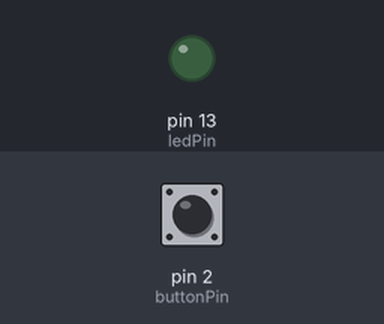
Recording of a sketch running on a simulated Arduino Uno, built with avr-gcc and run on an emulated ATmega328P. Parts: output pins drawn as LEDs (lit = HIGH). The test bench sets the inputs (shaded band); at power-on: pin 2 (buttonPin) HIGH. What the sketch prints to the serial monitor is not drawn.

Above: at 1.2 s.
1.3 s: pin 2 (buttonPin) pulled LOW for 0.15 s
At 2.1 s:
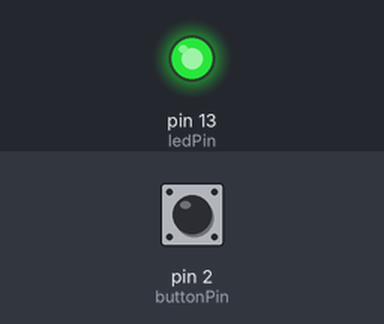
2.9 s: pin 2 (buttonPin) pulled LOW for 1 s
At 3.4 s:
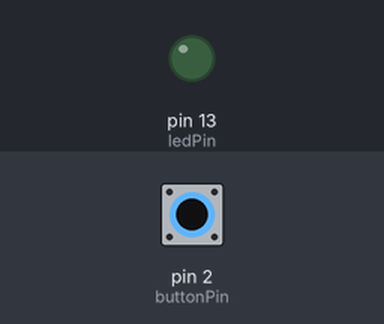
5.4 s: pin 2 (buttonPin) pulled LOW for 3.2 s
At 6.4 s:
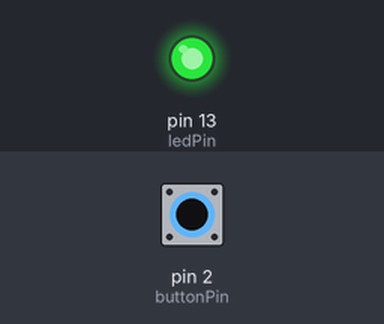
Timing chart, 0 to 8.4 s (numbered marks = the images above; inputs shaded):
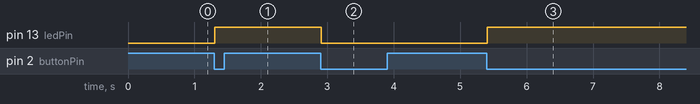

Measured:
- after the input at 1.3 s, pin 13 (ledPin): LOW → HIGH at once
- after the input at 2.9 s, pin 13 (ledPin): HIGH → LOW at once
- after the input at 5.4 s, pin 13 (ledPin): LOW → HIGH at once

The sketch:

sketch.ino
```cpp
/** Trabajo de Sofia Abdallah y Nora Flores
12 de Septiembre 2023
Un botón que deja encendido o apagado
  */

const int buttonPin = 2;
const int ledPin = 13;
int buttonState = 0;
int lastButtonState = 0;
int ledState = LOW;

void setup() {
  pinMode(buttonPin, INPUT_PULLUP);
  pinMode(ledPin, OUTPUT);

  Serial.begin(9600);
}

void loop() {
  buttonState = digitalRead(buttonPin);
 Serial.println(buttonState);

// Al presionar el botón se mantendrá prendido o apagado el LED
  if (buttonState != lastButtonState) {
    if (buttonState == LOW) {
      // Cambiar el estado del LED cuando el botón es presionado
      ledState = !ledState;
      digitalWrite(ledPin, ledState);
    }
    delay(50);
  }
  lastButtonState = buttonState;
}
```
